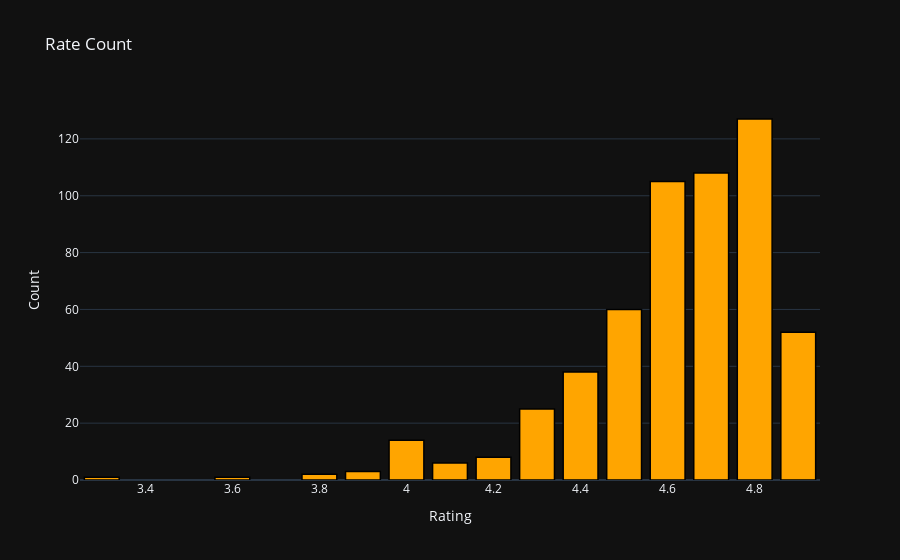
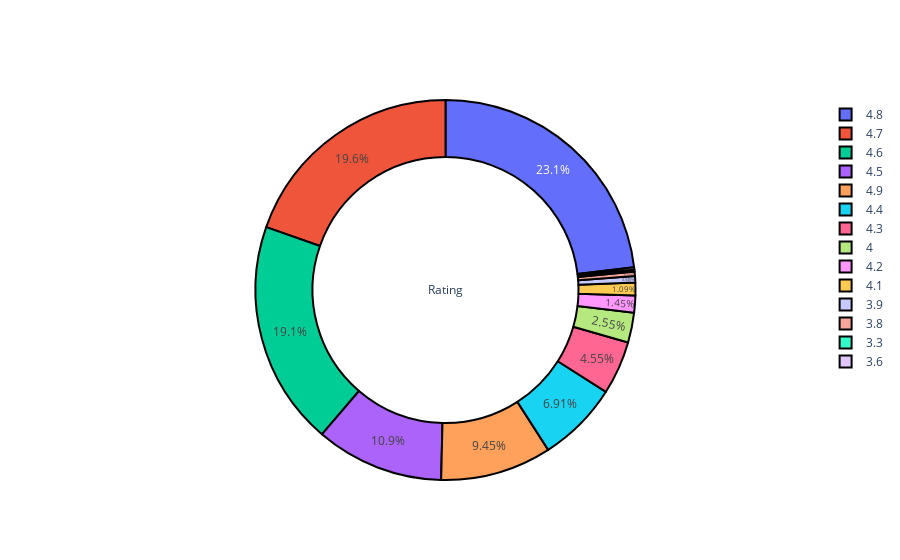

The notebook cell saved with these charts, in order:
### Code cell
#best sellers rating count
temp_df = df['User Rating'].value_counts().reset_index()


#create trace 1
trace_1 = go.Bar(x = temp_df['index'],y=temp_df['User Rating'], marker=dict(color='rgb(255,165,0)',
                                                                            line=dict(color='rgb(0,0,0)', width=1.5)))
layout =  go.Layout(template='plotly_dark',title='Rate Count', xaxis=dict(title='Rating'),yaxis=dict(title='Count'))
fig = go.Figure(data=[trace_1],layout=layout)
fig.show()

def pie_plot(cnt_srs, title):
    labels=cnt_srs.index
    values=cnt_srs.values
    trace = go.Pie(labels=labels, 
                   values=values, 
                   title=title, 
                   hoverinfo='percent+value', 
                   textinfo='value',
                   textposition='inside',
                   hole=0.7,
                   showlegend=True,
                   marker=dict(colors=plt.cm.viridis_r(np.linspace(0, 1, 14)),
                               line=dict(color='#000000',
                                         width=2),
                              )
                  )
    return trace
bold("**MOST OF THE RATINGS ARE IN THE RANGE OF 4.6 TO 4.8**")
py.iplot([pie_plot(df['User Rating'].value_counts(), 'Rating')])

### Figure 1 — Plotly figure (JSON) as saved in the notebook; plotly's stock layout.template omitted (floating-point values rounded to 4 significant figures)
{"data": [{"marker": {"color": "rgb(255,165,0)", "line": {"color": "rgb(0,0,0)", "width": 1.5}}, "type": "bar", "x": [4.8, 4.7, 4.6, 4.5, 4.9, 4.4, 4.3, 4, 4.2, 4.1, 3.9, 3.8, 3.3, 3.6], "y": [127, 108, 105, 60, 52, 38, 25, 14, 8, 6, 3, 2, 1, 1]}], "layout": {"title": {"text": "Rate Count"}, "xaxis": {"title": {"text": "Rating"}}, "yaxis": {"title": {"text": "Count"}}}}

### Figure 2 — Plotly figure (JSON) as saved in the notebook; plotly's stock layout.template omitted (floating-point values rounded to 4 significant figures)
{"data": [{"hole": 0.7, "hoverinfo": "percent+value", "labels": [4.8, 4.7, 4.6, 4.5, 4.9, 4.4, 4.3, 4, 4.2, 4.1, 3.9, 3.8, 3.3, 3.6], "marker": {"colors": [[0.9932, 0.9062, 0.1439, 1], [0.8042, 0.882, 0.115, 1], [0.5958, 0.8487, 0.2433, 1], [0.404, 0.8003, 0.3626, 1], [0.2529, 0.7422, 0.4483, 1], [0.1466, 0.6731, 0.5089, 1], [0.1201, 0.6001, 0.5425, 1], [0.1405, 0.5301, 0.5557, 1], [0.1696, 0.4563, 0.558, 1], [0.2031, 0.3797, 0.5539, 1], [0.2393, 0.3009, 0.5408, 1], [0.2718, 0.2093, 0.5044, 1], [0.2831, 0.1106, 0.4316, 1], [0.267, 0.004874, 0.3294, 1]], "line": {"color": "#000000", "width": 2}}, "showlegend": true, "textinfo": "percent", "textposition": "inside", "title": {"text": "Rating"}, "type": "pie", "values": [127, 108, 105, 60, 52, 38, 25, 14, 8, 6, 3, 2, 1, 1]}], "layout": {}}
